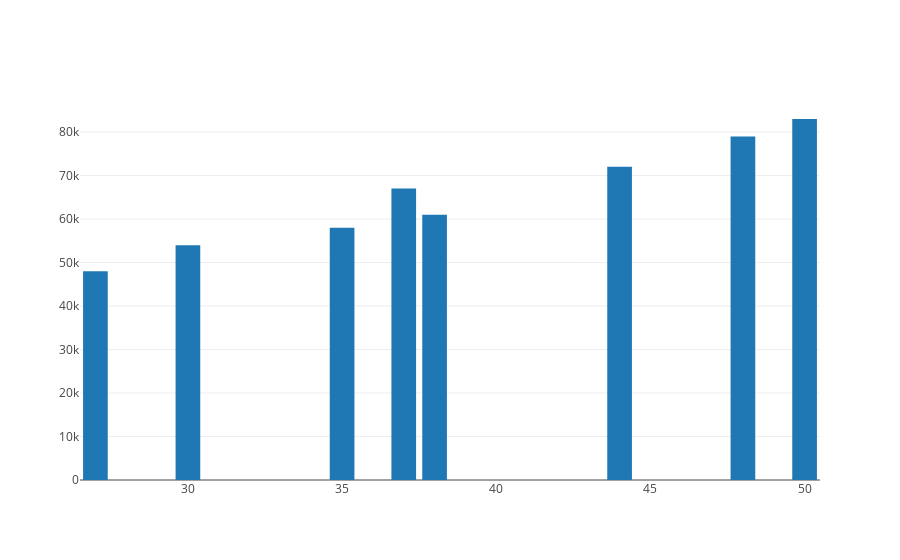

The code cell stored with this chart in its notebook:
### Code cell
data = [go.Bar(
            x= df.Age,
            y= df.Salary
    )]

iplot(data, filename='basic-bar')

### Figure 1 — Plotly figure (JSON) as saved in the notebook; plotly's stock layout.template omitted (floating-point values rounded to 4 significant figures)
{"data": [{"type": "bar", "uid": "3e400e95-6db8-4d89-b974-98546c58c44b", "x": [44, 27, 30, 38, 40, 35, null, 48, 50, 37], "y": [72000, 48000, 54000, 61000, null, 58000, 52000, 79000, 83000, 67000]}], "layout": {}}
